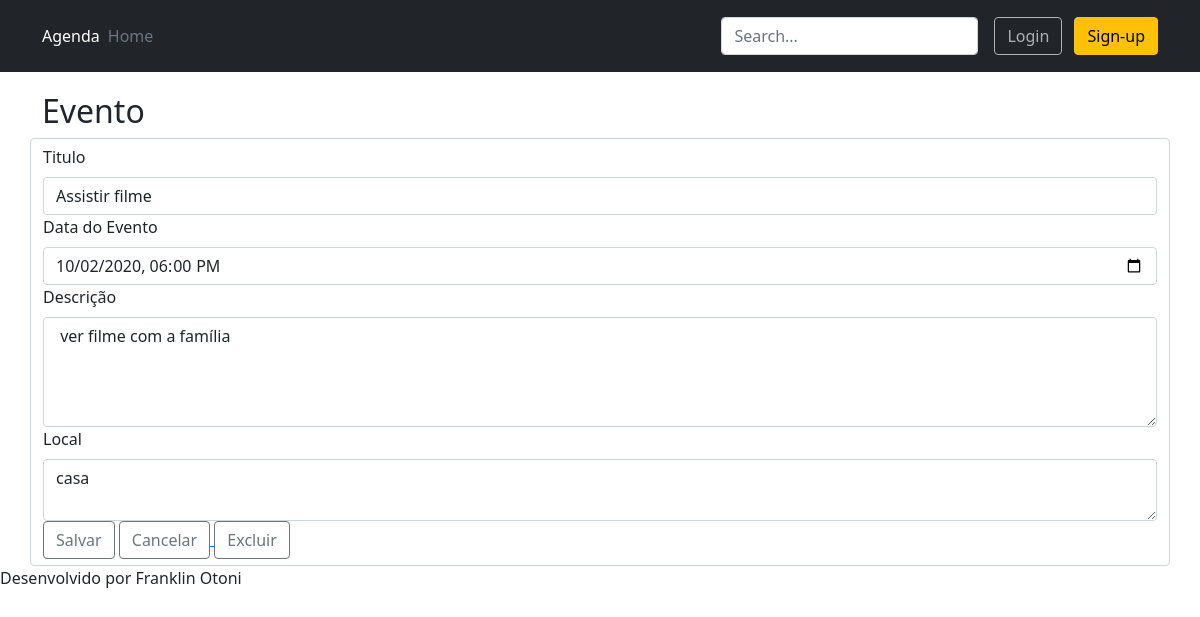
Page /agenda/evento/?id=12 (signed in) on the committed database.
### core/models.py (models this page shows, shortened)
class Evento(models.Model):
    titulo = models.CharField(max_length=100)
    descricao = models.TextField(blank=True, null=True)
    local = models.TextField(max_length=120, blank=True, null=True)
    data_evento = models.DateTimeField(verbose_name="Data do Evento")
    data_criacao = models.DateTimeField(auto_now=True)
    usuario = models.ForeignKey(User, on_delete=models.CASCADE)
    class Meta:
        db_table = 'evento'
    def get_data_input_evento(self):
        return self.data_evento.strftime('%Y-%m-%dT%H:%M')

### core/views.py (the view)
# urls.py: path('agenda/evento/', views.evento),
@login_required(login_url='/login/')
def evento(request):
    id_evento = request.GET.get('id')
    dados = {}
    if id_evento:
        dados['evento'] = Evento.objects.get(id=id_evento)
    return render(request, 'evento.html', dados)

### templates/evento.html (shortened to what this page needs)
{% extends "model-page.html" %}
{% block content %}
<div class="container" style="padding-top: 20px;">
    <div class="row g5">
        <h2>Evento</h2>
        <form class="form-control" action="submit" method="POST"> {% csrf_token %}
            <div class="col-12">
                <label class="form-label">Titulo</label>
                <input class="form-control" type="text" name="titulo" size="23" value="{{ evento.titulo }}">
            </div>
            <div class="col-12">
                <label class="form-label">Data do Evento</label>
                <input class="form-control" type="datetime-local" name="data_evento" value="{{ evento.get_data_input_evento }}">
            </div>
            <div class="col-12">
                <label class="form-label">Descrição</label>
                <textarea class="form-control" name="descricao" rows="4" cols="24">{{ evento.descricao }} </textarea>
            </div>
            <div class="col-12">
                <label class="form-label">Local</label>
                <textarea class="form-control" name="local" rows="2" cols="24">{{ evento.local }} </textarea>
            </div>
            <div class="col-12">
                <a>
                    <button class="btn btn-outline-secondary" type="submit">Salvar</button>
                </a>
                <a href="/">
                    <button class="btn btn-outline-secondary" type="submit">Cancelar</button>
                </a>
                {% if evento.id %}
                    <a href="delete/{{evento.id}}/" >
                    <button class="btn btn-outline-secondary" type="button">Excluir</button>
                    </a>
                {% endif %}
            </div>
        </form>
    </div>
</div>
{% endblock %}

### static/agenda/css/style.css (style rules this page uses)
body { margin:0; color:#6a6f8c; background: rgba(240, 240, 240); font:600 16px/18px 'Open Sans',sans-serif; }
*,:after,:before { box-sizing:border-box }
a { color:inherit;text-decoration:none }

### rows in the picture
Evento: titulo "Assistir filme", data_evento "10/02/2020 18:00", descricao "ver filme com a família", local "casa"
